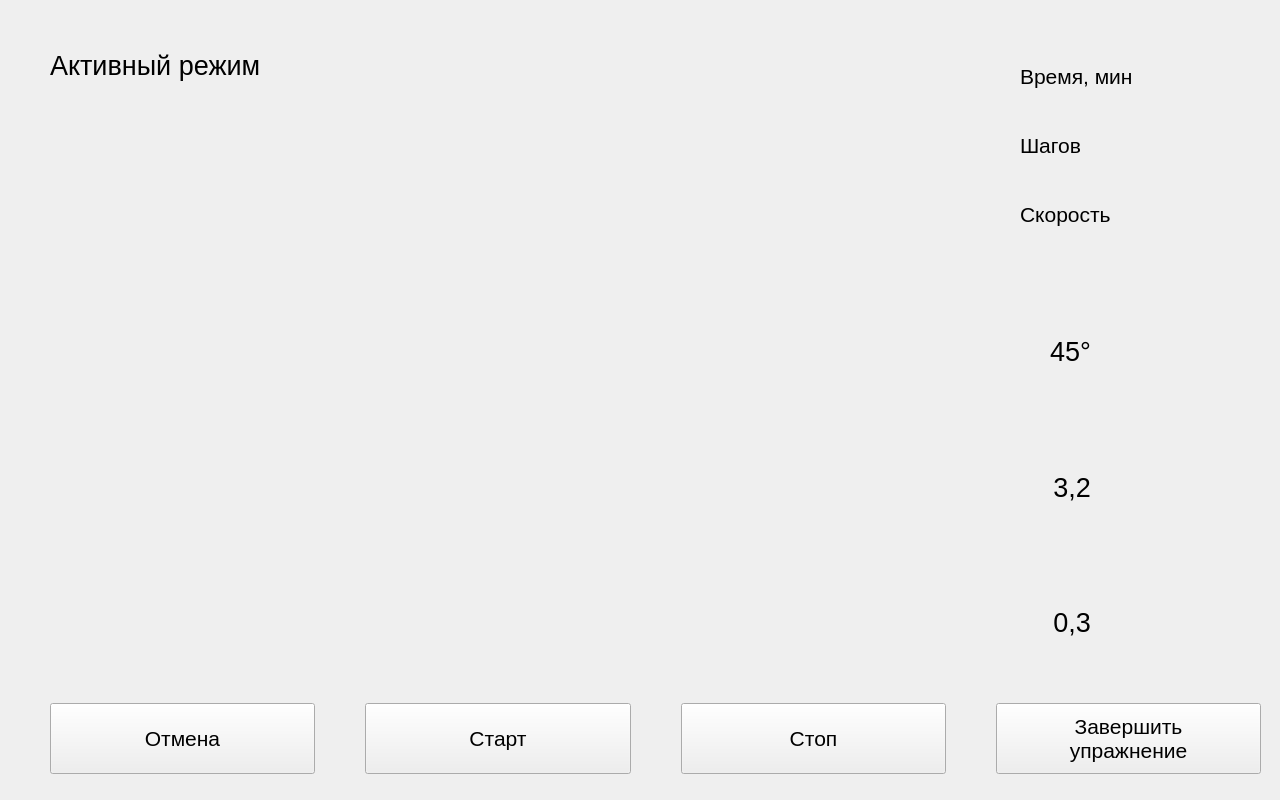
<?xml version="1.0" encoding="UTF-8"?>
<ui version="4.0">
 <class>ActiveModeStartPage</class>
 <widget class="QWidget" name="ActiveModeStartPage">
  <property name="geometry">
   <rect>
    <x>0</x>
    <y>0</y>
    <width>1280</width>
    <height>800</height>
   </rect>
  </property>
  <property name="windowTitle">
   <string>Form</string>
  </property>
  <widget class="QLabel" name="labelPassiveMode">
   <property name="geometry">
    <rect>
     <x>50</x>
     <y>40</y>
     <width>331</width>
     <height>51</height>
    </rect>
   </property>
   <property name="font">
    <font>
     <pointsize>20</pointsize>
    </font>
   </property>
   <property name="text">
    <string>Активный режим</string>
   </property>
  </widget>
  <widget class="QWidget" name="verticalLayoutWidget_3">
   <property name="geometry">
    <rect>
     <x>1100</x>
     <y>290</y>
     <width>160</width>
     <height>401</height>
    </rect>
   </property>
   <layout class="QVBoxLayout" name="verticalLayout_2">
    <item>
     <widget class="QLabel" name="label">
      <property name="font">
       <font>
        <pointsize>12</pointsize>
       </font>
      </property>
      <property name="text">
       <string>&lt;html&gt;&lt;head/&gt;&lt;body&gt;&lt;p&gt;&lt;img src=&quot;:/images/knee_statistics.png&quot;/&gt;&lt;/p&gt;&lt;/body&gt;&lt;/html&gt;</string>
      </property>
     </widget>
    </item>
    <item>
     <widget class="QLabel" name="label_2">
      <property name="font">
       <font>
        <pointsize>12</pointsize>
       </font>
      </property>
      <property name="text">
       <string>&lt;html&gt;&lt;head/&gt;&lt;body&gt;&lt;p&gt;&lt;img src=&quot;:/images/strength_01.png&quot;/&gt;&lt;/p&gt;&lt;/body&gt;&lt;/html&gt;</string>
      </property>
     </widget>
    </item>
    <item>
     <widget class="QLabel" name="label_3">
      <property name="font">
       <font>
        <pointsize>12</pointsize>
       </font>
      </property>
      <property name="text">
       <string>&lt;html&gt;&lt;head/&gt;&lt;body&gt;&lt;p&gt;&lt;img src=&quot;:/images/hf_statistics.png&quot;/&gt;&lt;/p&gt;&lt;/body&gt;&lt;/html&gt;</string>
      </property>
     </widget>
    </item>
   </layout>
  </widget>
  <widget class="QWidget" name="verticalLayoutWidget_2">
   <property name="geometry">
    <rect>
     <x>1020</x>
     <y>30</y>
     <width>231</width>
     <height>231</height>
    </rect>
   </property>
   <layout class="QVBoxLayout" name="verticalLayoutLabels">
    <property name="spacing">
     <number>6</number>
    </property>
    <property name="leftMargin">
     <number>0</number>
    </property>
    <property name="topMargin">
     <number>15</number>
    </property>
    <property name="bottomMargin">
     <number>15</number>
    </property>
    <item>
     <widget class="QLabel" name="label_time">
      <property name="font">
       <font>
        <pointsize>16</pointsize>
       </font>
      </property>
      <property name="text">
       <string>Время, мин</string>
      </property>
     </widget>
    </item>
    <item>
     <widget class="QLabel" name="label_steps">
      <property name="font">
       <font>
        <pointsize>16</pointsize>
       </font>
      </property>
      <property name="text">
       <string>Шагов</string>
      </property>
     </widget>
    </item>
    <item>
     <widget class="QLabel" name="label_speed">
      <property name="font">
       <font>
        <pointsize>16</pointsize>
       </font>
      </property>
      <property name="text">
       <string>Скорость</string>
      </property>
     </widget>
    </item>
   </layout>
  </widget>
  <widget class="QWidget" name="horizontalLayoutWidget">
   <property name="geometry">
    <rect>
     <x>0</x>
     <y>703</y>
     <width>1261</width>
     <height>101</height>
    </rect>
   </property>
   <layout class="QHBoxLayout" name="horizontalLayout">
    <property name="spacing">
     <number>50</number>
    </property>
    <property name="leftMargin">
     <number>50</number>
    </property>
    <property name="bottomMargin">
     <number>30</number>
    </property>
    <item>
     <widget class="QPushButton" name="pushButton_cancel">
      <property name="sizePolicy">
       <sizepolicy hsizetype="Expanding" vsizetype="Expanding">
        <horstretch>0</horstretch>
        <verstretch>0</verstretch>
       </sizepolicy>
      </property>
      <property name="font">
       <font>
        <pointsize>16</pointsize>
       </font>
      </property>
      <property name="text">
       <string>Отмена</string>
      </property>
     </widget>
    </item>
    <item>
     <widget class="QPushButton" name="pushButton_start_pause_exercise">
      <property name="sizePolicy">
       <sizepolicy hsizetype="Expanding" vsizetype="Expanding">
        <horstretch>0</horstretch>
        <verstretch>0</verstretch>
       </sizepolicy>
      </property>
      <property name="font">
       <font>
        <pointsize>16</pointsize>
       </font>
      </property>
      <property name="text">
       <string>Старт</string>
      </property>
     </widget>
    </item>
    <item>
     <widget class="QPushButton" name="pushButton_stop">
      <property name="sizePolicy">
       <sizepolicy hsizetype="Expanding" vsizetype="Expanding">
        <horstretch>0</horstretch>
        <verstretch>0</verstretch>
       </sizepolicy>
      </property>
      <property name="font">
       <font>
        <pointsize>16</pointsize>
       </font>
      </property>
      <property name="text">
       <string>Стоп</string>
      </property>
     </widget>
    </item>
    <item>
     <widget class="QPushButton" name="pushButton_stop_exercise">
      <property name="sizePolicy">
       <sizepolicy hsizetype="Expanding" vsizetype="Expanding">
        <horstretch>0</horstretch>
        <verstretch>0</verstretch>
       </sizepolicy>
      </property>
      <property name="font">
       <font>
        <pointsize>16</pointsize>
       </font>
      </property>
      <property name="text">
       <string>Завершить
упражнение</string>
      </property>
     </widget>
    </item>
   </layout>
  </widget>
  <widget class="QLabel" name="label_leg">
   <property name="geometry">
    <rect>
     <x>10</x>
     <y>190</y>
     <width>841</width>
     <height>491</height>
    </rect>
   </property>
   <property name="text">
    <string>&lt;html&gt;&lt;head/&gt;&lt;body&gt;&lt;p&gt;&lt;img src=&quot;:/leg_img/main_img/detail_00035.png&quot;/&gt;&lt;/p&gt;&lt;/body&gt;&lt;/html&gt;</string>
   </property>
  </widget>
  <widget class="QWidget" name="verticalLayoutWidget_4">
   <property name="geometry">
    <rect>
     <x>1020</x>
     <y>287</y>
     <width>71</width>
     <height>401</height>
    </rect>
   </property>
   <layout class="QVBoxLayout" name="verticalLayout_3">
    <item>
     <widget class="QLabel" name="labelAngle">
      <property name="font">
       <font>
        <pointsize>20</pointsize>
       </font>
      </property>
      <property name="text">
       <string>&lt;html&gt;&lt;head/&gt;&lt;body&gt;&lt;p&gt;45°&lt;/p&gt;&lt;/body&gt;&lt;/html&gt;</string>
      </property>
      <property name="alignment">
       <set>Qt::AlignRight|Qt::AlignTrailing|Qt::AlignVCenter</set>
      </property>
     </widget>
    </item>
    <item>
     <widget class="QLabel" name="labelAngle_2">
      <property name="font">
       <font>
        <pointsize>20</pointsize>
       </font>
      </property>
      <property name="text">
       <string>&lt;html&gt;&lt;head/&gt;&lt;body&gt;&lt;p&gt;3,2&lt;/p&gt;&lt;/body&gt;&lt;/html&gt;</string>
      </property>
      <property name="alignment">
       <set>Qt::AlignRight|Qt::AlignTrailing|Qt::AlignVCenter</set>
      </property>
     </widget>
    </item>
    <item>
     <widget class="QLabel" name="labelAngle_3">
      <property name="font">
       <font>
        <pointsize>20</pointsize>
       </font>
      </property>
      <property name="text">
       <string>&lt;html&gt;&lt;head/&gt;&lt;body&gt;&lt;p&gt;0,3&lt;/p&gt;&lt;/body&gt;&lt;/html&gt;</string>
      </property>
      <property name="alignment">
       <set>Qt::AlignRight|Qt::AlignTrailing|Qt::AlignVCenter</set>
      </property>
     </widget>
    </item>
   </layout>
  </widget>
 </widget>
 <resources/>
 <connections/>
</ui>
